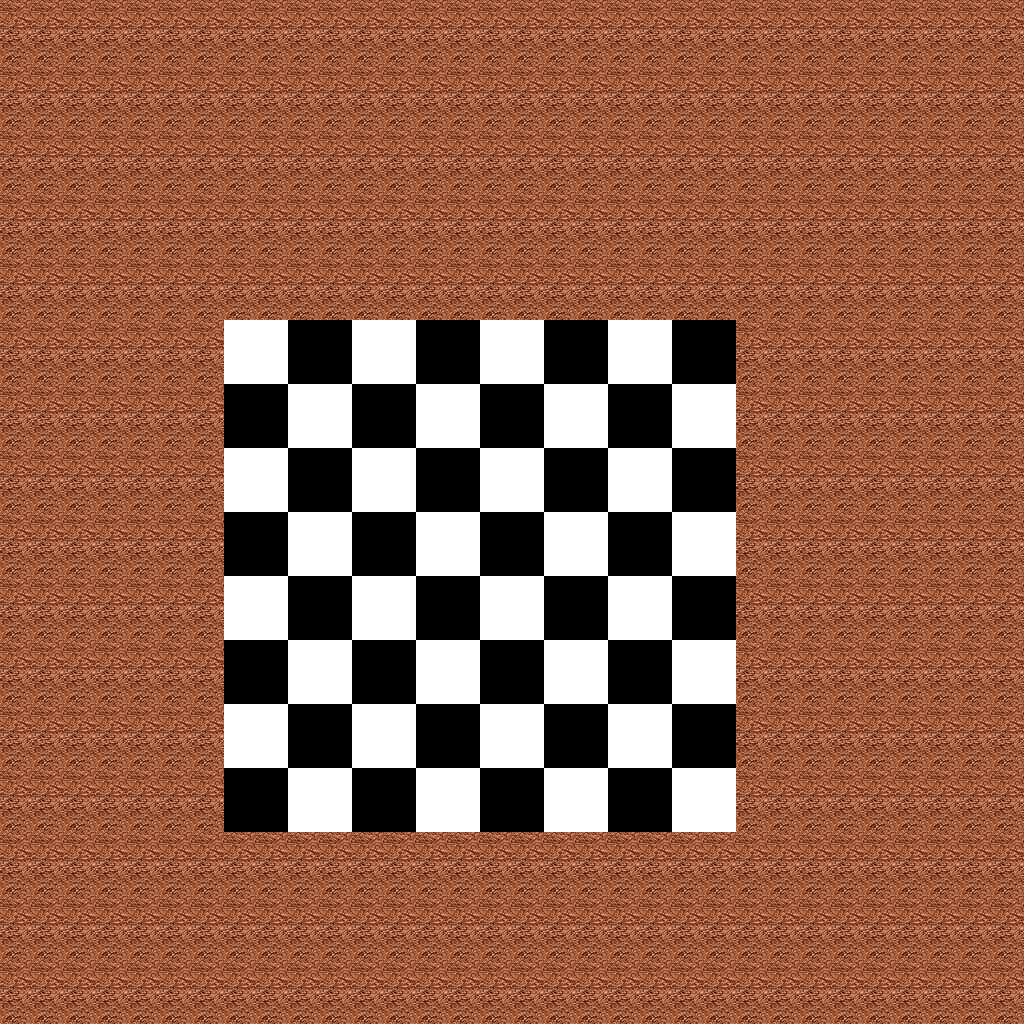

Tiled map render using the project's own tile images. Description and the map definition, with tile-layer contents summarised, below:
An orthogonal 32x32 tile map with 32x32 px tiles, 2 tile layers (Hintergrund, Spielbrett), 2 tilesets and 64 objects (Feld1, Feld2, Feld3, Feld4, Feld5, ...).

<map version="1.0" orientation="orthogonal" renderorder="left-up" width="32" height="32" tilewidth="32" tileheight="32" nextobjectid="126">
 <tileset firstgid="1" name="Hintergrund" tilewidth="32" tileheight="32" tilecount="150" columns="15">
  <image source="179023303[1].jpg" width="504" height="339" />
 </tileset>
 <tileset firstgid="151" name="Spielbrett-Raster" tilewidth="32" tileheight="32" tilecount="169" columns="13">
  <image source="Schachbrett-bw.png" width="445" height="445" />
 </tileset>
 <layer name="Hintergrund" width="32" height="32">
  <data>[1024 cells, 1024 non-empty, 2 distinct tile ids]</data>
 </layer>
 <layer name="Spielbrett" width="32" height="32">
  <data>[1024 cells, 256 non-empty, 8 distinct tile ids]</data>
 </layer>
 <objectgroup name="Spielfeld">
  <object id="59" name="Feld1" x="224" y="768" width="64" height="64" />
  <object id="60" name="Feld2" x="288" y="768" width="64" height="64" />
  <object id="61" name="Feld3" x="352" y="768" width="64" height="64" />
  <object id="62" name="Feld4" x="416" y="768" width="64" height="64" />
  <object id="63" name="Feld5" x="480" y="768" width="64" height="64" />
  <object id="64" name="Feld6" x="544" y="768" width="64" height="64" />
  <object id="65" name="Feld7" x="608" y="768" width="64" height="64" />
  <object id="66" name="Feld8" x="672" y="768" width="64" height="64" />
  <object id="67" name="Feld9" x="672" y="704" width="64" height="64" />
  <object id="68" name="Feld10" x="608" y="704" width="64" height="64" />
  <object id="69" name="Feld11" x="544" y="704" width="64" height="64" />
  <object id="70" name="Feld12" x="480" y="704" width="64" height="64" />
  <object id="71" name="Feld13" x="416" y="704" width="64" height="64" />
  <object id="72" name="Feld14" x="352" y="704" width="64" height="64" />
  <object id="73" name="Feld15" x="288" y="704" width="64" height="64" />
  <object id="74" name="Feld16" x="224" y="704" width="64" height="64" />
  <object id="75" name="Feld17" x="224" y="640" width="64" height="64" />
  <object id="76" name="Feld18" x="288" y="640" width="64" height="64" />
  <object id="77" name="Feld19" x="352" y="640" width="64" height="64" />
  <object id="78" name="Feld20" x="416" y="640" width="64" height="64" />
  <object id="79" name="Feld21" x="480" y="640" width="64" height="64" />
  <object id="80" name="Feld22" x="544" y="640" width="64" height="64" />
  <object id="81" name="Feld23" x="608" y="640" width="64" height="64" />
  <object id="82" name="Feld24" x="672" y="640" width="64" height="64" />
  <object id="83" name="Feld25" x="672" y="576" width="64" height="64" />
  <object id="84" name="Feld26" x="608" y="576" width="64" height="64" />
  <object id="85" name="Feld27" x="544" y="576" width="64" height="64" />
  <object id="86" name="Feld28" x="480" y="576" width="64" height="64" />
  <object id="87" name="Feld29" x="416" y="576" width="64" height="64" />
  <object id="88" name="Feld30" x="352" y="576" width="64" height="64" />
  <object id="89" name="Feld31" x="288" y="576" width="64" height="64" />
  <object id="90" name="Feld32" x="224" y="576" width="64" height="64" />
  <object id="93" name="Feld33" x="224" y="512" width="64" height="64" />
  <object id="94" name="Feld34" x="288" y="512" width="64" height="64" />
  <object id="95" name="Feld35" x="352" y="512" width="64" height="64" />
  <object id="96" name="Feld36" x="416" y="512" width="64" height="64" />
  <object id="97" name="Feld37" x="480" y="512" width="64" height="64" />
  <object id="98" name="Feld38" x="544" y="512" width="64" height="64" />
  <object id="99" name="Feld39" x="608" y="512" width="64" height="64" />
  <object id="100" name="Feld40" x="672" y="512" width="64" height="64" />
  <object id="101" name="Feld41" x="672" y="448" width="64" height="64" />
  <object id="102" name="Feld42" x="608" y="448" width="64" height="64" />
  <object id="103" name="Feld43" x="544" y="448" width="64" height="64" />
  <object id="104" name="Feld44" x="480" y="448" width="64" height="64" />
  <object id="105" name="Feld45" x="416" y="448" width="64" height="64" />
  <object id="106" name="Feld46" x="352" y="448" width="64" height="64" />
  <object id="107" name="Feld47" x="288" y="448" width="64" height="64" />
  <object id="108" name="Feld48" x="224" y="448" width="64" height="64" />
  <object id="109" name="Feld49" x="224" y="384" width="64" height="64" />
  <object id="110" name="Field50" x="288" y="384" width="64" height="64" />
  <object id="111" name="Field51" x="352" y="384" width="64" height="64" />
  <object id="112" name="Field52" x="416" y="384" width="64" height="64" />
  <object id="113" name="Field53" x="480" y="384" width="64" height="64" />
  <object id="114" name="Field54" x="544" y="384" width="64" height="64" />
  <object id="115" name="Field55" x="608" y="384" width="64" height="64" />
  <object id="116" name="Field56" x="672" y="384" width="64" height="64" />
  <object id="117" name="Field57" x="672" y="320" width="64" height="64" />
  <object id="118" name="Field58" x="608" y="320" width="64" height="64" />
  <object id="119" name="Field59" x="544" y="320" width="64" height="64" />
  <object id="120" name="Field60" x="480" y="320" width="64" height="64" />
  <object id="121" name="Field61" x="416" y="320" width="64" height="64" />
  <object id="122" name="Field62" x="352" y="320" width="64" height="64" />
  <object id="123" name="Field63" x="288" y="320" width="64" height="64" />
  <object id="124" name="Field64" x="224" y="320" width="64" height="64" />
 </objectgroup>
</map>
